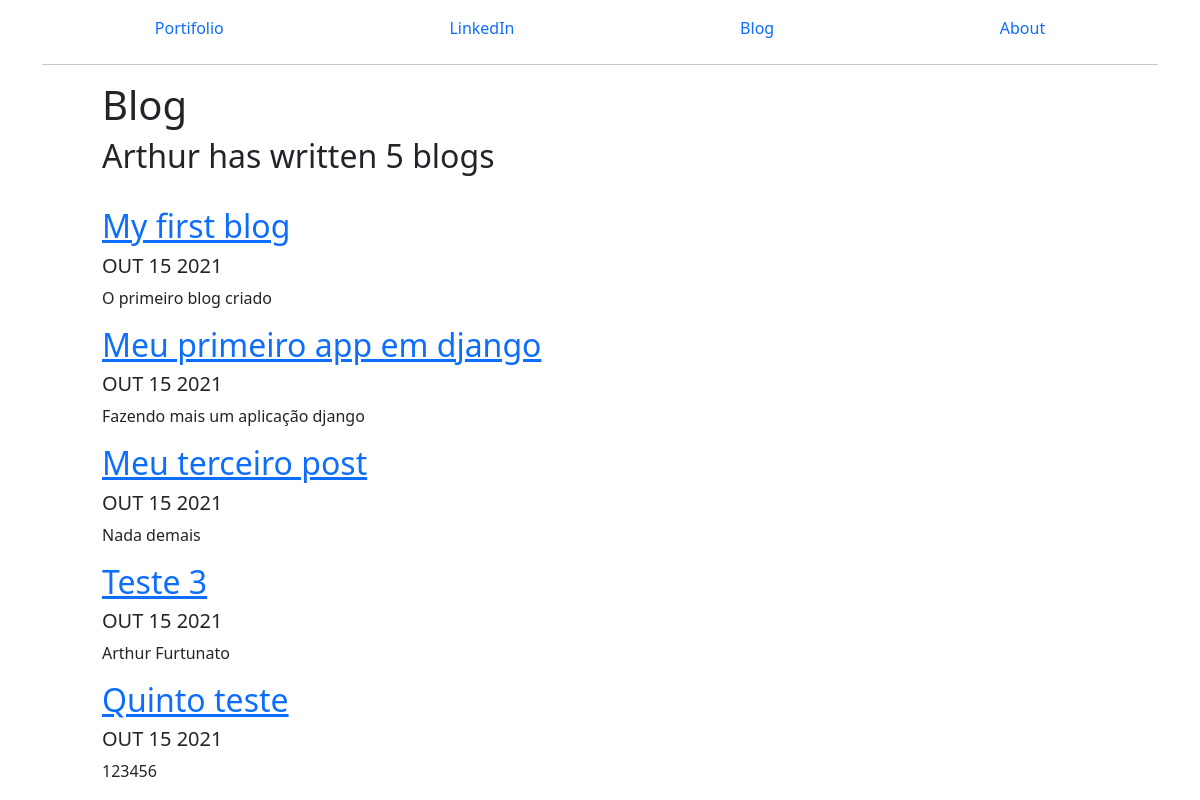
The page /blog/ on the database as committed earlier.
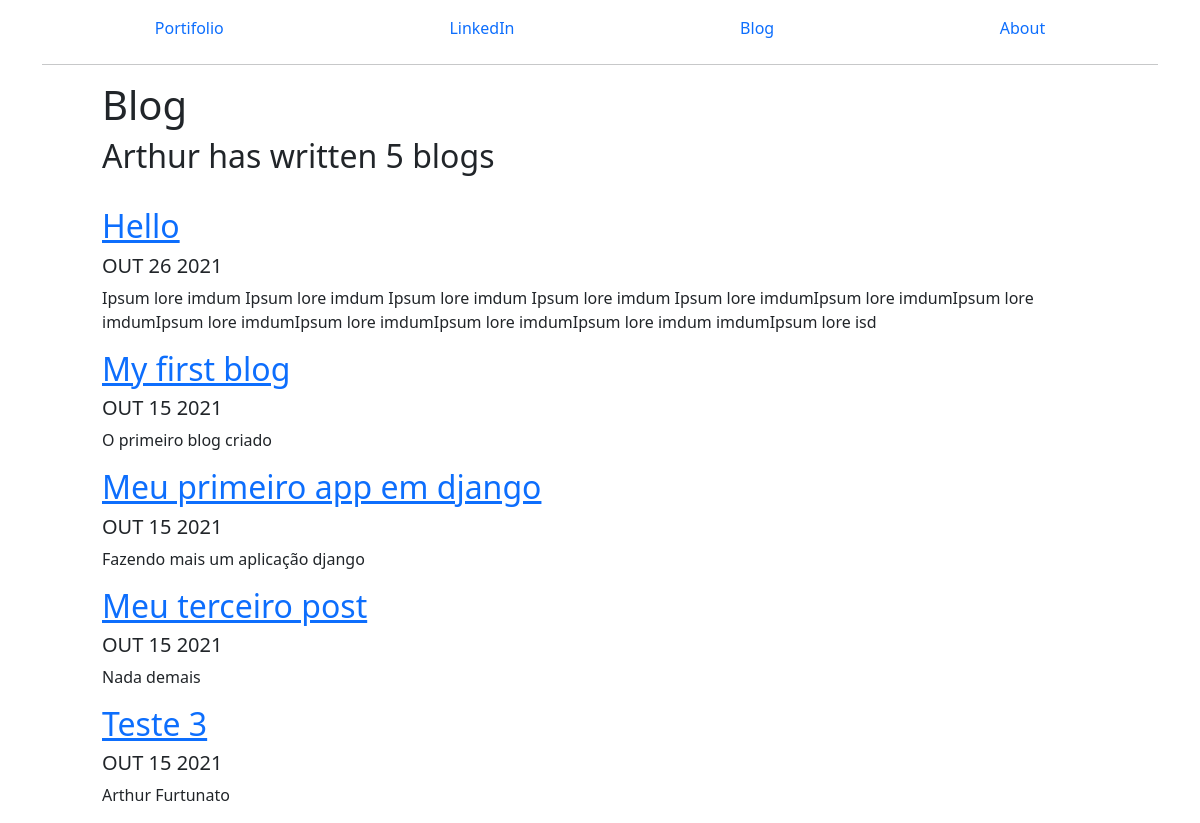
The same page on the database as committed later.
### blog/models.py (models this page shows)
class Blog(models.Model):
    title = models.CharField(max_length=100)
    date_post = models.DateField(auto_now_add=True)
    description = models.TextField()

### blog/views.py (the view)
# urls.py: path('', views.index, name='index'),
def index(request):
    blog = Blog.objects.order_by('-date_post')[:5]
    return render(request, 'blog/index.html', {
        'blog': blog,
    })

### templates/blog/index.html (shortened to what this page needs)
{% extends 'base.html' %}
{% block content %}
<div style="padding: 0px 60px;">
<h1>Blog</h1>
<h2>Arthur has written {{ blog.count }} blog{{ blog.count|pluralize }}</h2>
<br>
    {% for i in blog %}
        <a href="{{i.id}}"><h2>{{ i.title }}</h2></a>
        <h5>{{ i.date_post|date:'M d Y'|upper}}</h5>
        <p>{{ i.description|truncatechars:200 }}</p>
    {% endfor %}
</div>
{% endblock %}

Rows that differ between the two databases and show on the page:
no longer on this page (row unchanged): Blog: title "Quinto teste", date_post "OUT 15 2021", description "123456"
added Blog: title "Hello", date_post "OUT 26 2021", description "Ipsum lore imdum Ipsum lore imdum Ipsum lore imdum Ipsum lore imdum Ipsum lore imdumIpsum lore imdumIpsum lore imdumIpsum lore imdumIpsum lore imdumIpsum lore imdumIpsum lore imdum imdumIpsum lore isd"
